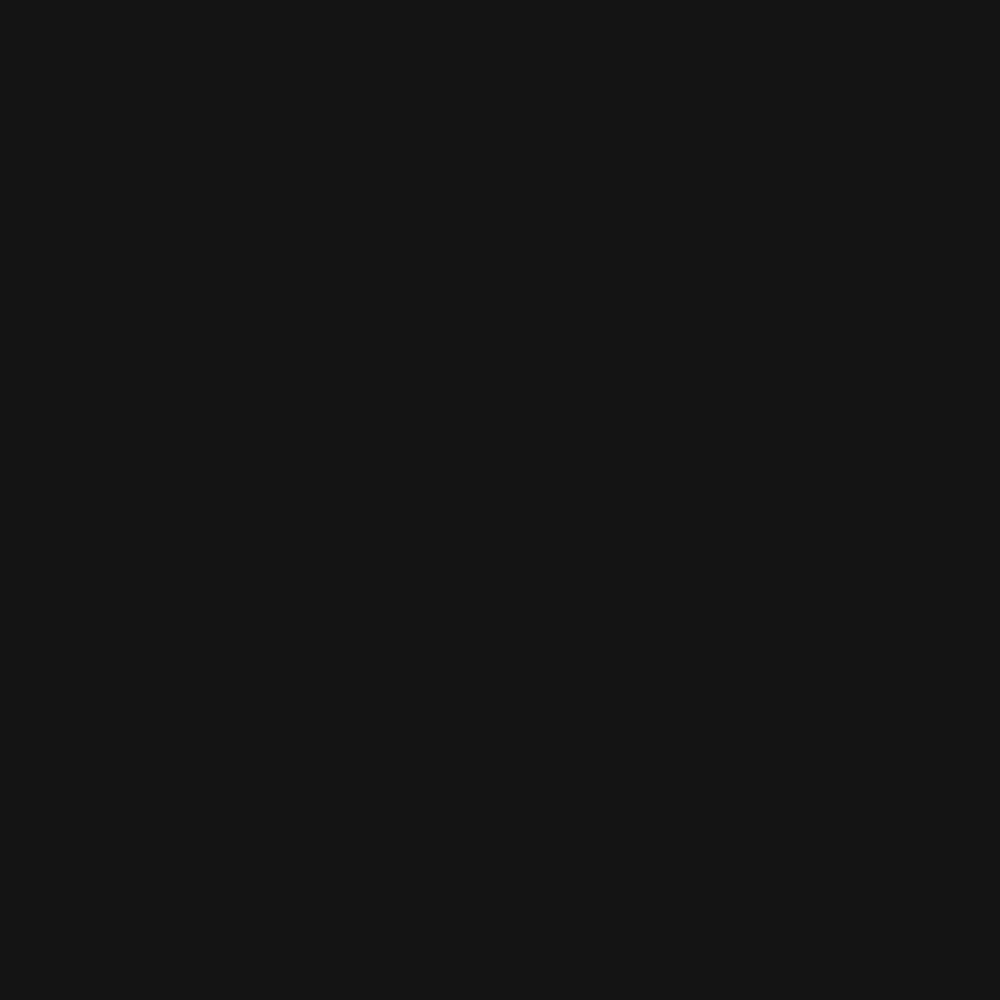
Frame 1 (no input)
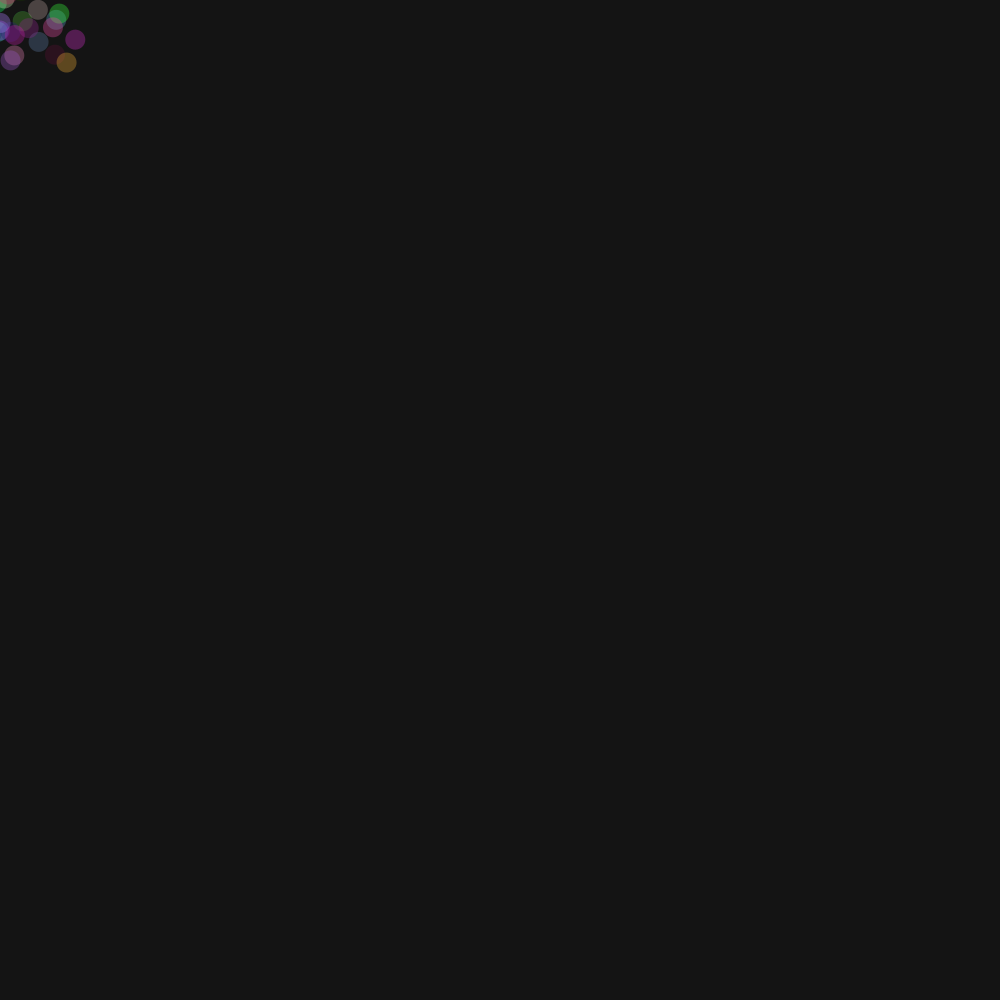
Frame 60 (the mouse pressed at the canvas centre just before this capture)
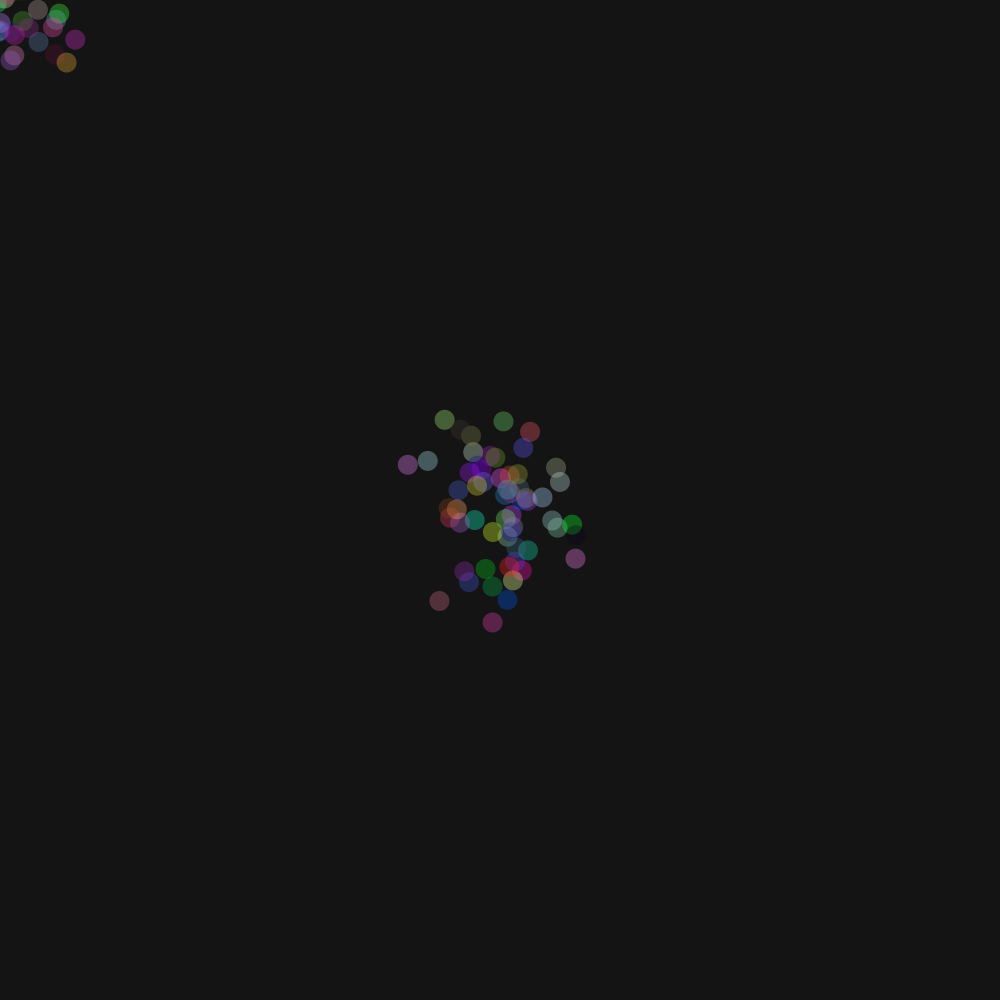
Frame 120 (the mouse held since frame 60 and released just before this capture)

The Processing sketch that drew these frames (run headless with seeded random() and noise(); from frame 60 on, the mouse is pressed at the canvas centre):

// Processing sketch: gallivanting_into_processing_004
// ── gallivanting_into_processing_004.pde
import java.util.*;
Random generator;

void setup() {
  size(1000, 1000);
  background(20);
  generator = new Random();
}

void draw() {
  float num = (float) generator.nextGaussian();
  float num2 = (float) generator.nextGaussian();
  float num3 = (float) generator.nextGaussian();
  float sd = 40;
  float mean = width / 2;
  
  float x = sd * num + mouseX;
  float y = sd * num2 + mouseY;
  
  noStroke();
  fill(int(random(255)), int(random(255)), int(random(255)), 90);
  ellipse(x, y, 20, 20);
}
